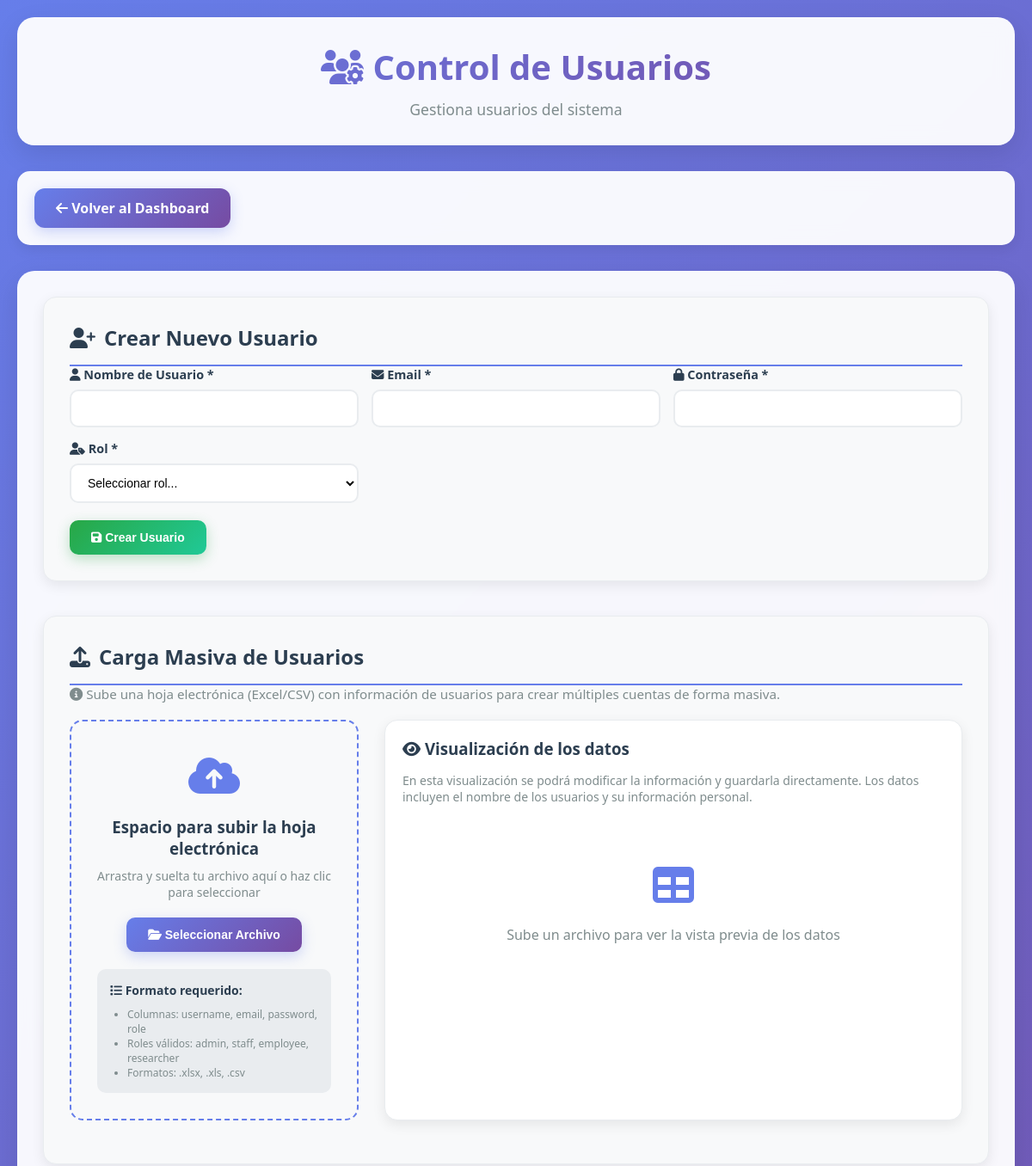
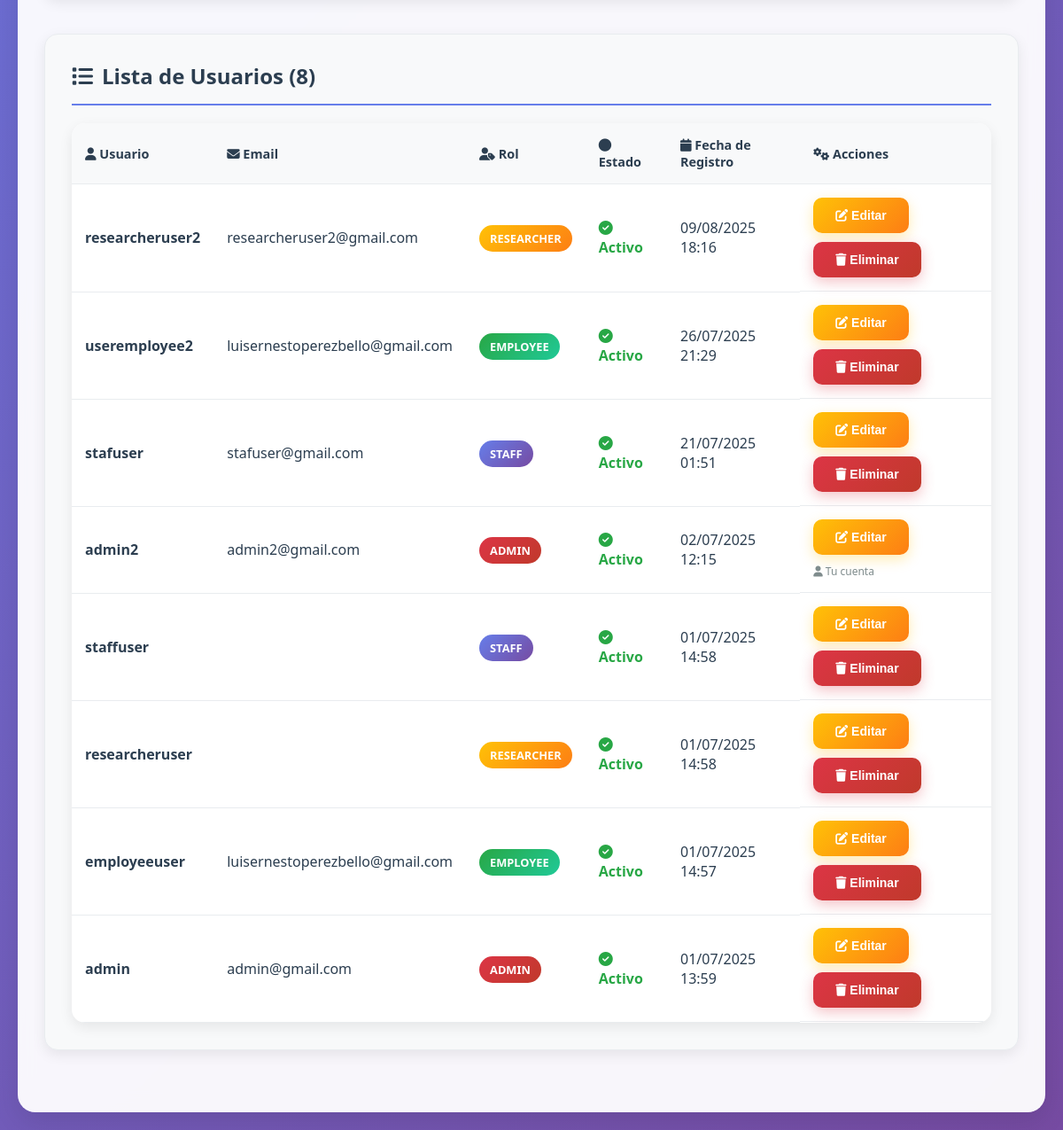
The page /accounts/admin_user_control/ (signed in) on the database its author committed (2 pictures, top to bottom).
### accounts/models.py (models this page shows, shortened)
class User(AbstractUser):
    ROLE_CHOICES = [
        ('admin', 'Admin'),
        ('staff', 'Staff'),
        ('employee', 'Employee'),
        ('researcher', 'Researcher'),
    ]
    role = models.CharField(max_length=20, choices=ROLE_CHOICES, default='employee')

### accounts/views.py (the view, shortened to what this page needs)
# urls.py: path('admin_user_control/', admin_user_control, name='admin_user_control'),
@login_required
def admin_user_control(request):
    if request.user.role != 'admin':
        return HttpResponseForbidden('Acceso denegado: No eres administrador.')
    from django.contrib.auth import get_user_model
    User = get_user_model()
    context = {}
    context['usuarios'] = User.objects.all().order_by('-date_joined')
    return render(request, 'admin_user_control.html', context)

### accounts/templates/admin_user_control.html (shortened to what this page needs)
<!DOCTYPE html>
<html lang="es">
<head>
    <link rel="stylesheet" href="https://cdnjs.cloudflare.com/ajax/libs/font-awesome/6.4.0/css/all.min.css">
</head>
<body>
    <div class="admin-container">
        <div class="header">
            <h1><i class="fas fa-users-cog"></i> Control de Usuarios</h1>
            <p>Gestiona usuarios del sistema</p>
        </div>
        <div class="nav-buttons">
            <a href="{% url 'admin_dashboard' %}">
                <i class="fas fa-arrow-left"></i> Volver al Dashboard
            </a>
        </div>
        <div class="content">
            <div class="section">
                <h2><i class="fas fa-user-plus"></i> Crear Nuevo Usuario</h2>
                <form method="post" id="create-user-form">
                    <div class="form-grid">
                        <div class="form-group">
                            <label for="username">
                                <i class="fas fa-user"></i> Nombre de Usuario *
                            </label>
                            <input type="text" id="username" name="username" required>
                        </div>
                        <div class="form-group">
                            <label for="email">
                                <i class="fas fa-envelope"></i> Email *
                            </label>
                            <input type="email" id="email" name="email" required>
                        </div>
                        <div class="form-group">
                            <label for="password">
                                <i class="fas fa-lock"></i> Contraseña *
                            </label>
                            <input type="password" id="password" name="password" required>
                        </div>
                        <div class="form-group">
                            <label for="role">
                                <i class="fas fa-user-tag"></i> Rol *
                            </label>
                            <select id="role" name="role" required>
                                <option value="">Seleccionar rol...</option>
                            </select>
                        </div>
                    </div>
                    <button type="submit" class="btn btn-success">
                        <i class="fas fa-save"></i> Crear Usuario
                    </button>
                </form>
            </div>
            <div class="section">
                <h2><i class="fas fa-upload"></i> Carga Masiva de Usuarios</h2>
                <p style="color: #7f8c8d; margin-bottom: 20px; font-size: 0.95rem;">
                    <i class="fas fa-info-circle"></i> Sube una hoja electrónica (Excel/CSV) con información de usuarios para crear múltiples cuentas de forma masiva.
                </p>
                <div style="display: grid; grid-template-columns: 1fr 2fr; gap: 30px; margin-bottom: 20px;">
                    <div class="upload-zone" id="uploadZone">
                        <div style="font-size: 3em; margin-bottom: 15px; color: #667eea;">
                            <i class="fas fa-cloud-upload-alt"></i>
                        </div>
                        <h3 style="margin: 0 0 10px 0; color: #2c3e50;">Espacio para subir la hoja electrónica</h3>
                        <p style="color: #7f8c8d; margin-bottom: 20px; font-size: 14px;">
                            Arrastra y suelta tu archivo aquí o haz clic para seleccionar
                        </p>
                        <form method="post" enctype="multipart/form-data" id="upload-form">
                            <button type="button" class="btn btn-primary" onclick="document.getElementById('file-upload').click()">
                                <i class="fas fa-folder-open"></i> Seleccionar Archivo
                            </button>
                        </form>
                        <div style="margin-top: 20px; padding: 15px; background: #e9ecef; border-radius: 10px; text-align: left;">
                            <h4 style="margin: 0 0 10px 0; font-size: 14px; color: #2c3e50;">
                                <i class="fas fa-list"></i> Formato requerido:
                            </h4>
                            <ul style="margin: 0; padding-left: 20px; font-size: 12px; color: #7f8c8d;">
                                <li>Columnas: username, email, password, role</li>
                                <li>Roles válidos: admin, staff, employee, researcher</li>
                                <li>Formatos: .xlsx, .xls, .csv</li>
                            </ul>
                        </div>
                    </div>
                    <div class="data-preview">
                        <h3 style="margin: 0 0 15px 0; color: #2c3e50;">
                            <i class="fas fa-eye"></i> Visualización de los datos
                        </h3>
                        <p style="color: #7f8c8d; margin-bottom: 20px; font-size: 14px;">
                            En esta visualización se podrá modificar la información y guardarla directamente. Los datos incluyen el nombre de los usuarios y su información personal.
                        </p>
                        <div id="no-data" style="text-align: center; padding: 40px; color: #7f8c8d;">
                            <div style="font-size: 3em; margin-bottom: 15px; color: #667eea;">
                                <i class="fas fa-table"></i>
                            </div>
                            <p>Sube un archivo para ver la vista previa de los datos</p>
                        </div>
                    </div>
                </div>
            </div>
            <div class="section">
                <h2><i class="fas fa-list"></i> Lista de Usuarios ({{ usuarios.count }})</h2>
                {% if usuarios %}
                    <table class="users-table">
                        <thead>
                            <tr>
                                <th><i class="fas fa-user"></i> Usuario</th>
                                <th><i class="fas fa-envelope"></i> Email</th>
                                <th><i class="fas fa-user-tag"></i> Rol</th>
                                <th><i class="fas fa-circle"></i> Estado</th>
                                <th><i class="fas fa-calendar"></i> Fecha de Registro</th>
                                <th><i class="fas fa-cogs"></i> Acciones</th>
                            </tr>
                        </thead>
                        <tbody>
                            {% for usuario in usuarios %}
                            <tr>
                                <td><strong>{{ usuario.username }}</strong></td>
                                <td>{{ usuario.email }}</td>
                                <td>
                                    <span class="role-badge role-{{ usuario.role }}">
                                        {{ usuario.role|title }}
                                    </span>
                                </td>
                                <td>
                                    <span class="{% if usuario.is_active %}status-active{% else %}status-inactive{% endif %}">
                                        <i class="fas fa-{% if usuario.is_active %}check-circle{% else %}times-circle{% endif %}"></i>
                                        {% if usuario.is_active %}Activo{% else %}Inactivo{% endif %}
                                    </span>
                                </td>
                                <td>{{ usuario.date_joined|date:"d/m/Y H:i" }}</td>
                                <td class="actions-cell">
                                    <button class="btn btn-warning" onclick="editarUsuario({{ usuario.id }}, '{{ usuario.username }}', '{{ usuario.email }}', '{{ usuario.role }}', {% if usuario.is_active %}true{% else %}false{% endif %})">
                                        <i class="fas fa-edit"></i> Editar
                                    </button>
                                    {% if usuario != user %}
                                    <button class="btn btn-danger" onclick="eliminarUsuario({{ usuario.id }}, '{{ usuario.username }}')">
                                        <i class="fas fa-trash"></i> Eliminar
                                    </button>
                                    {% else %}
                                    <span style="color: #7f8c8d; font-size: 12px;">
                                        <i class="fas fa-user"></i> Tu cuenta
                                    </span>
                                    {% endif %}
                                </td>
                            </tr>
                            {% endfor %}
                        </tbody>
                    </table>
                {% else %}
                    <div style="text-align: center; padding: 40px; color: #7f8c8d;">
                        <i class="fas fa-users fa-3x mb-3" style="color: #667eea;"></i>
                        <p style="font-style: italic;">No hay usuarios registrados</p>
                    </div>
                {% endif %}
            </div>
        </div>
    </div>
</body>
</html>

### rows shown on the page
User: username "researcheruser2", email "researcheruser2@gmail.com", role "RESEARCHER", is_active True (drawn), date_joined "09/08/2025 18:16"
User: username "useremployee2", email "luisernestoperezbello@gmail.com", role "EMPLOYEE", is_active True (drawn), date_joined "26/07/2025 21:29"
User: username "stafuser", email "stafuser@gmail.com", role "STAFF", is_active True (drawn), date_joined "21/07/2025 01:51"
User: username "admin2", email "admin2@gmail.com", role "ADMIN", is_active True (drawn), date_joined "02/07/2025 12:15", shows "Tu cuenta"
User: username "staffuser", role "STAFF", is_active True (drawn), date_joined "01/07/2025 14:58"
User: username "researcheruser", role "RESEARCHER", is_active True (drawn), date_joined "01/07/2025 14:58"
User: username "employeeuser", email "luisernestoperezbello@gmail.com", role "EMPLOYEE", is_active True (drawn), date_joined "01/07/2025 14:57"
User: username "admin", email "admin@gmail.com", role "ADMIN", is_active True (drawn), date_joined "01/07/2025 13:59"

### other values the page prints
{{ usuarios.count }} "8"
